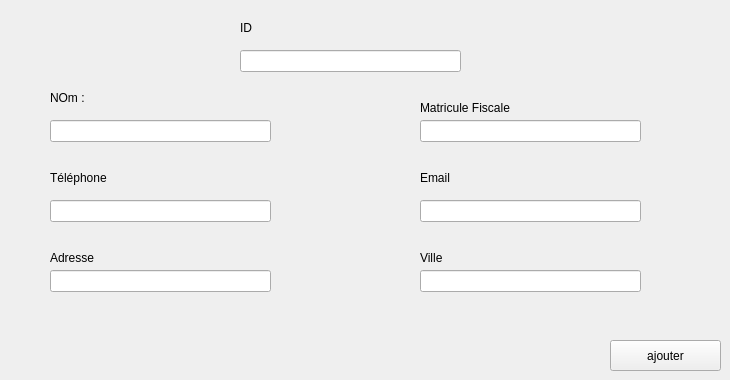
      <widget class="QWidget" name="tab_9">
       <attribute name="title">
        <string>ajouter</string>
       </attribute>
       <widget class="QLineEdit" name="id_f">
        <property name="geometry">
         <rect>
          <x>240</x>
          <y>50</y>
          <width>221</width>
          <height>22</height>
         </rect>
        </property>
       </widget>
       <widget class="QLineEdit" name="nom_f">
        <property name="geometry">
         <rect>
          <x>50</x>
          <y>120</y>
          <width>221</width>
          <height>22</height>
         </rect>
        </property>
       </widget>
       <widget class="QLabel" name="label_20">
        <property name="geometry">
         <rect>
          <x>420</x>
          <y>100</y>
          <width>121</width>
          <height>16</height>
         </rect>
        </property>
        <property name="text">
         <string>Matricule Fiscale</string>
        </property>
       </widget>
       <widget class="QLineEdit" name="email_f">
        <property name="geometry">
         <rect>
          <x>420</x>
          <y>200</y>
          <width>221</width>
          <height>22</height>
         </rect>
        </property>
       </widget>
       <widget class="QLineEdit" name="adresse_f">
        <property name="geometry">
         <rect>
          <x>50</x>
          <y>270</y>
          <width>221</width>
          <height>22</height>
         </rect>
        </property>
       </widget>
       <widget class="QLabel" name="label_23">
        <property name="geometry">
         <rect>
          <x>420</x>
          <y>250</y>
          <width>56</width>
          <height>16</height>
         </rect>
        </property>
        <property name="text">
         <string>Ville</string>
        </property>
       </widget>
       <widget class="QLabel" name="label_4">
        <property name="geometry">
         <rect>
          <x>50</x>
          <y>90</y>
          <width>56</width>
          <height>16</height>
         </rect>
        </property>
        <property name="text">
         <string>NOm :</string>
        </property>
       </widget>
       <widget class="QLineEdit" name="mf_f">
        <property name="geometry">
         <rect>
          <x>420</x>
          <y>120</y>
          <width>221</width>
          <height>22</height>
         </rect>
        </property>
       </widget>
       <widget class="QLabel" name="label_24">
        <property name="geometry">
         <rect>
          <x>50</x>
          <y>170</y>
          <width>81</width>
          <height>16</height>
         </rect>
        </property>
        <property name="text">
         <string>Téléphone</string>
        </property>
       </widget>
       <widget class="QLabel" name="label_26">
        <property name="geometry">
         <rect>
          <x>420</x>
          <y>170</y>
          <width>56</width>
          <height>16</height>
         </rect>
        </property>
        <property name="text">
         <string>Email</string>
        </property>
       </widget>
       <widget class="QLineEdit" name="tele_f">
        <property name="geometry">
         <rect>
          <x>50</x>
          <y>200</y>
          <width>221</width>
          <height>22</height>
         </rect>
        </property>
       </widget>
       <widget class="QLineEdit" name="ville_f">
        <property name="geometry">
         <rect>
          <x>420</x>
          <y>270</y>
          <width>221</width>
          <height>22</height>
         </rect>
        </property>
       </widget>
       <widget class="QPushButton" name="ajouter_four">
        <property name="geometry">
         <rect>
          <x>610</x>
          <y>340</y>
          <width>111</width>
          <height>31</height>
         </rect>
        </property>
        <property name="styleSheet">
         <string notr="true">#pushButton_choisir  {
-moz-box-shadow: 0px 10px 14px -7px #3e7327;
	-webkit-box-shadow: 0px 10px 14px -7px #3e7327;
	box-shadow: 0px 10px 14px -7px #3e7327;
	background:-webkit-gradient(linear, left top, left bottom, color-stop(0.05, #77b55a), color-stop(1, #72b352));
	background:-moz-linear-gradient(top, #77b55a 5%, #72b352 100%);
	background:-webkit-linear-gradient(top, #77b55a 5%, #72b352 100%);
	background:-o-linear-gradient(top, #77b55a 5%, #72b352 100%);
	background:-ms-linear-gradient(top, #77b55a 5%, #72b352 100%);
	background:linear-gradient(to bottom, #77b55a 5%, #72b352 100%);
	
	background-color: darkCyan ;
	-moz-border-radius:4px;
	-webkit-border-radius:4px;
	border-radius:4px;
	border:1px solid #4b8f29;
	display:inline-block;
	cursor:pointer;
	color:#ffffff;
	font-family:Arial;
	font-size:13px;
	font-weight:bold;
	padding:6px 12px;
	text-decoration:none;
	text-shadow:0px 1px 0px #5b8a3c;
}
#pushButton_choisir:hover {
background:-webkit-gradient(linear, left top, left bottom, color-stop(0.05, #72b352), color-stop(1, #77b55a));
	background:-moz-linear-gradient(top, #72b352 5%, #77b55a 100%);
	background:-webkit-linear-gradient(top, #72b352 5%, #77b55a 100%);
	background:-o-linear-gradient(top, #72b352 5%, #77b55a 100%);
	background:-ms-linear-gradient(top, #72b352 5%, #77b55a 100%);
	background:linear-gradient(to bottom, #72b352 5%, #77b55a 100%);
	
	background-color:blue;
}</string>
        </property>
        <property name="text">
         <string>ajouter</string>
        </property>
       </widget>
       <widget class="QLabel" name="label_27">
        <property name="geometry">
         <rect>
          <x>240</x>
          <y>20</y>
          <width>56</width>
          <height>16</height>
         </rect>
        </property>
        <property name="text">
         <string>ID</string>
        </property>
       </widget>
       <widget class="QLabel" name="label_29">
        <property name="geometry">
         <rect>
          <x>50</x>
          <y>250</y>
          <width>56</width>
          <height>16</height>
         </rect>
        </property>
        <property name="text">
         <string>Adresse</string>
        </property>
       </widget>
      </widget>
